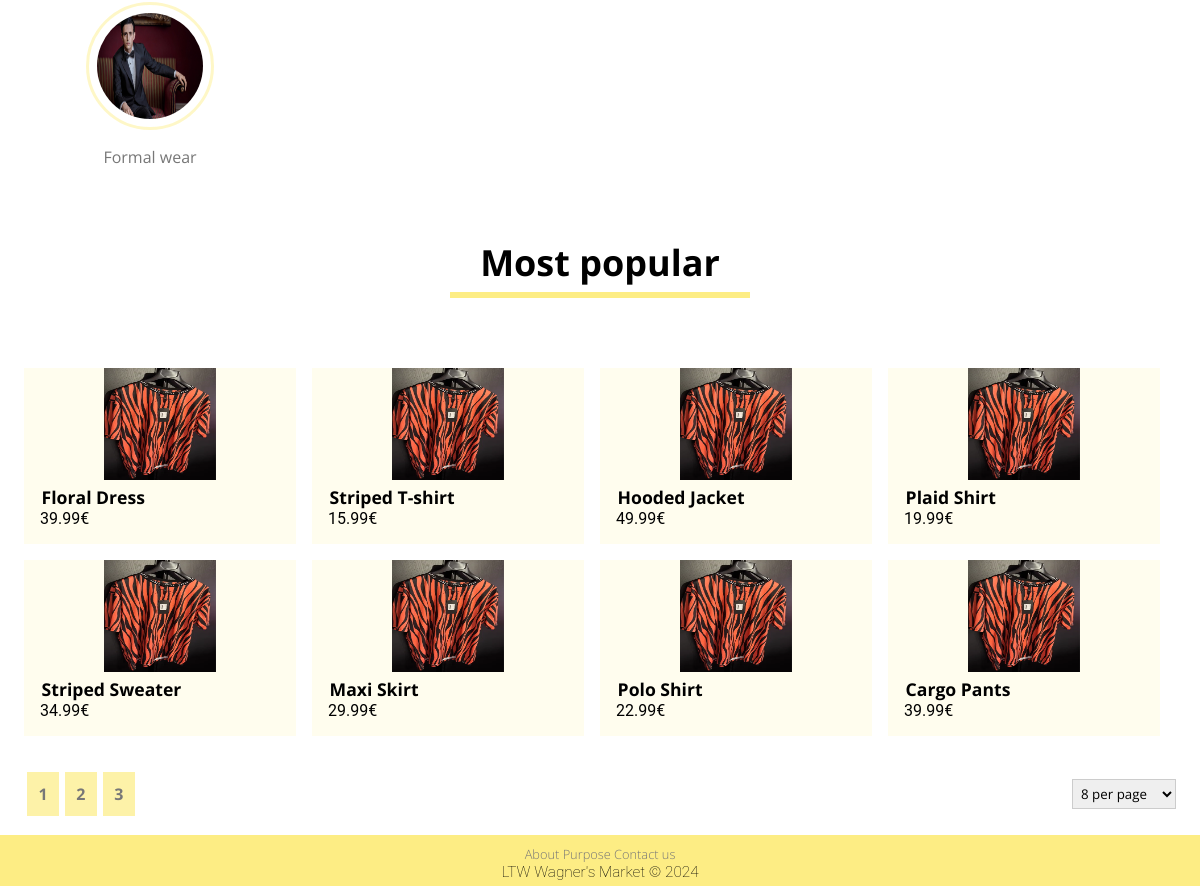
Before: /pages (lower part) with the older database file.
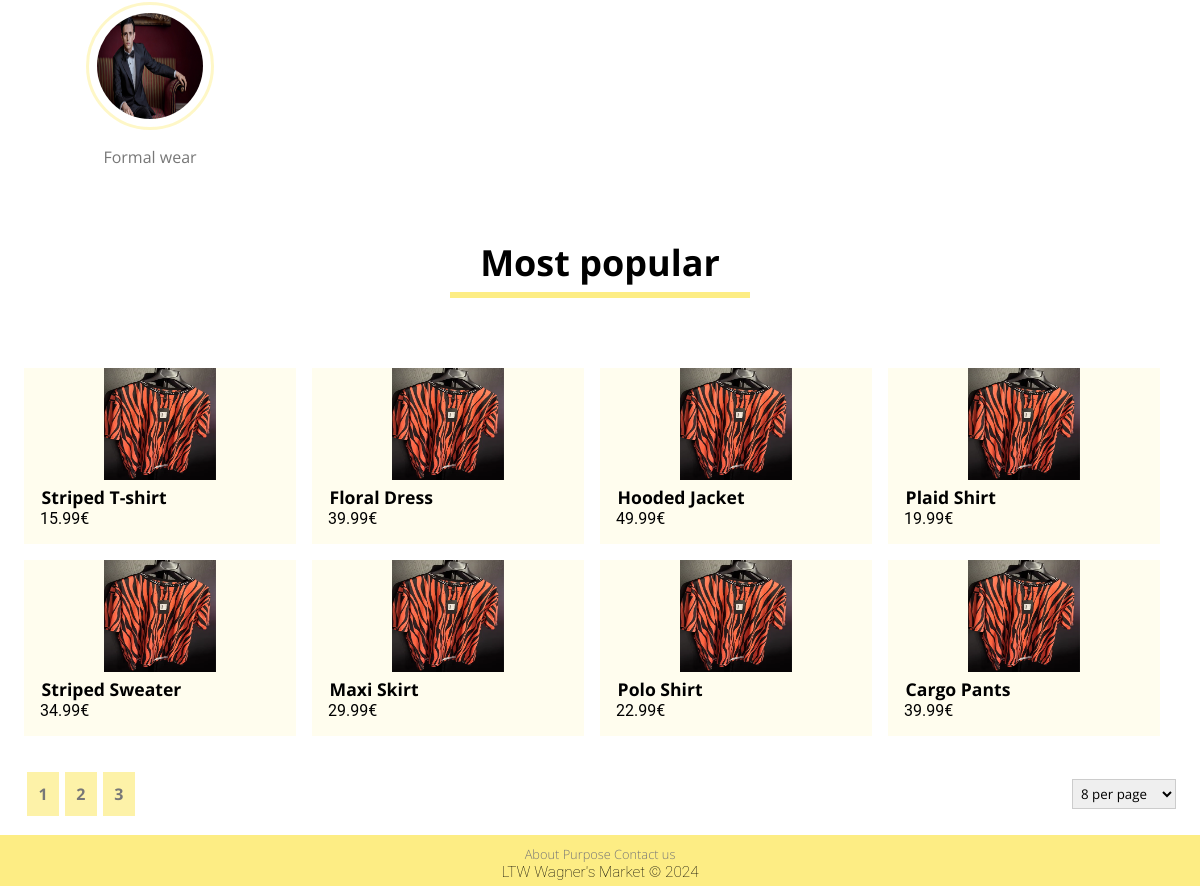
After: the same page with the newer database file.
### tables this page shows
CREATE TABLE CATEGORY (
    CategoryName TEXT NOT NULL,
    CategoryImage TEXT NOT NULL,
    CONSTRAINT Pk_CategoryName PRIMARY KEY (CategoryName)
);

CREATE TABLE ITEM (
    ItemId INTEGER PRIMARY KEY AUTOINCREMENT,
    UserId INTEGER NOT NULL,
    Title TEXT NOT NULL,
    Price FLOAT NOT NULL,
    Description TEXT NOT NULL,
    Condition TEXT NOT NULL,
    Size TEXT NOT NULL,
    Brand TEXT NOT NULL,
    ImagePath TEXT NOT NULL,
    WishlistCounter INTEGER DEFAULT 0,
    Timestamp DATETIME NOT NULL DEFAULT CURRENT_TIMESTAMP,
    CONSTRAINT PriceConstraint CHECK (Price > 0),
    FOREIGN KEY (UserId) REFERENCES USER (UserId) ON DELETE CASCADE ON UPDATE CASCADE,
    FOREIGN KEY (Condition) REFERENCES CONDITION (Condition) ON DELETE CASCADE ON UPDATE CASCADE,
    FOREIGN KEY (Size) REFERENCES SIZE (Size) ON DELETE CASCADE ON UPDATE CASCADE
);

### public/pages/index.php (called while the page is built, shortened)
<?php
$session = new Session();
require_once(__DIR__ . '/../../private/database/connection.db.php');
require_once(__DIR__ . '/../../private/database/item.class.php');
require_once(__DIR__ . '/../../private/database/category.class.php');
require_once(__DIR__ . '/../../private/templates/common.tpl.php');
require_once(__DIR__ . '/../../private/templates/category.tpl.php');
require_once(__DIR__ . '/../../private/templates/item.tpl.php');
$limit = 8;
$offset = 0;
$db = getDatabaseConnection();
$categories = Category::getCategories($db);
$items = Item::getMostPopularItems($db, $limit, $offset);
$numItems = Item::getNumItems($db);
drawHeader($db, $session);
drawTitle("Categories");
drawCategories($categories, false);
drawItems($db, $items, $session);
drawPagination(intval(ceil($numItems / $limit)), "most_popular");
drawFooter();
?>

### private/database/category.class.php (called while the page is built, shortened)
<?php
class Category
{
    public function __construct(string $categoryName, string $categoryImage)
    {
        $this->categoryName = $categoryName;
        $this->categoryImage = $categoryImage;
    }
    static function getCategories(PDO $db): array
    {
        $stmt = $db->prepare('SELECT CategoryName, CategoryImage FROM CATEGORY');
        $stmt->execute(array());
        $categories = array();
        while ($category = $stmt->fetch()) {
            $categories[] = new Category(
                $category['CategoryName'],
                $category['CategoryImage']
            );
        }
        return $categories;
    }
}
?>

### private/database/item.class.php (called while the page is built, shortened)
<?php
class Item
{
    public function __construct(int $itemId, int $userId, string $title, float $price, string $description, string $condition, string $size, string $brand, string $imagePath, int $wishlistCounter, string $timeStamp)
    {
        $this->itemId = $itemId;
        $this->title = $title;
        $this->price = $price;
        $this->imagePath = $imagePath;
    }
    static function getMostPopularItems(PDO $db, int $count, int $offset): array
    {
        $stmt = $db->prepare('SELECT ItemId, UserId, Title, Price, Description, Condition,
            Size, Brand, ImagePath, WishlistCounter, Timestamp FROM ITEM ORDER BY WishlistCounter DESC LIMIT ? OFFSET ?');
        $stmt->execute(array($count, $offset));
        $items = array();
        while ($item = $stmt->fetch()) {
            $items[] = new Item(
                $item['ItemId'],
                $item['UserId'],
                $item['Title'],
                $item['Price'],
                $item['Description'],
                $item['Condition'],
                $item['Size'],
                $item['Brand'],
                $item['ImagePath'],
                $item['WishlistCounter'],
                $item['Timestamp']
            );
        }
        return $items;
    }
}
?>

### private/templates/item.tpl.php (the view, shortened to what this page needs)
<?php
require_once(__DIR__ . '/../database/item.class.php');
require_once(__DIR__ . '/../database/category.class.php');
?>
<?php function drawItems(PDO $db, array $items, Session $session): void
{ ?>
        <ul class="draw-items" id="draw-items">
            <?php foreach($items as $item) { ?>
                <li class="item-card">
                    <a href="../pages/item.php?id=<?=$item->itemId?>">
                        <img src="<?= $item->imagePath?>">
                    </a>
                    <a href="../pages/item.php?id=<?=$item->itemId?>">
                        <h4><?=$item->title?></h4>
                        <p><?=number_format($item->price, 2)?>€</p>
                    </a>
                </li>
            <?php } ?>
        </ul>
<?php }?>
<?php function drawPagination(int $pages, string $id) { ?>
    <?php if ($pages > 1) { ?>
    <section class="pagination-container">
        <section class="pagination" id="<?= $id ?>">
            <?php for ($i = 1; $i <= min(3, $pages); $i++) { ?>
                <button id="pagination-button" class="pagination-button"><?= $i ?></button>
            <?php } ?>
        </section>
        <select id="items-per-page">
            <option value="8">8 per page</option>
        </select>
    </section>
    <?php } ?>
<?php } ?>

### private/templates/common.tpl.php (shortened to what this page needs)
<?php
require_once (__DIR__ . '/../database/category.class.php');
?>
<?php function drawHeader(PDO $db, Session $session)
{ ?>
    <!DOCTYPE html>
    <html lang="en-US">
    <head>
        <link rel="stylesheet" href="../css/style.css">
    </head>
    <body>
    <?php } ?>
    <?php function drawFooter()
    { ?>
        <footer>
            <nav>
                <a href="#">About</a>
                <a href="#">Purpose</a>
                <a href="#">Contact us</a>
            </nav>
            <p>LTW Wagner's Market &copy; 2024</p>
        </footer>
    </body>
    </html>
<?php } ?>
<?php function drawTitle(string $title): void
{ ?>
    <section id="title">
        <h2>
            <?= $title ?>
        </h2>
        <hr class="line-yellow">
    </section>
<?php } ?>

### private/templates/category.tpl.php (shortened to what this page needs)
<?php function drawCategories(array $categories, bool $admin)
{ ?>
    <ul class="category-list">
        <?php foreach ($categories as $category) { ?>
            <li class="category-item">
                <a href="search.php?category=<?= $category->categoryName ?>">
                    <img src="<?= $category->categoryImage ?>" alt="<?= $category->categoryName ?>">
                    <span><?= $category->categoryName ?></span>
                </a>
            </li>
        <?php }
        if ($admin) { ?>
    </ul>
    <?php }
} ?>

### public/css/style.css (style rules this page uses)
* { margin: 0; padding: 0; box-sizing: border-box; font-family: 'Open Sans', sans-serif; }
p { font-family: 'Roboto', sans-serif; font-size: 1.2em; }
header, .logo, a { color: #777; text-decoration: none; transition: color 0.3s; }
h4 { font-size: 1.1em; }
h2 { font-size: 1.5em; }
button, .button { color: #777; background: rgba(253, 237, 132, 1); border: none; padding: .5em .5em; margin: .2em; border-radius: 30px; transition: 0.3s; }
select { padding: .3em; border: .1em solid #ccc; cursor: pointer; }
section#title { font-family: 'Open Sans', sans-serif; margin: 70px 0; text-align: center; font-size: 1.5em; }
.line-yellow { width: 300px; height: 0.25em; background-color: rgba(253, 237, 132, 1); border: none; margin: 5px auto; }
.category-list { display: grid; grid-template-columns: repeat(4, 1fr); text-align: center; }
.category-item { display: grid; margin-top: 1em; justify-items: center; }
.category-item a { color: #333; transition: 0.1s ease; display: grid; grid-template-areas: "img" "label"; }
.category-item img { grid-area: img; width: 8em; height: 8em; border-radius: 50%; border: .2em solid rgba(253, 237, 132, 0.45); box-sizing: border-box; padding: .5em; transition: 0.1s linear; }
.category-item span { margin-top: 1em; color: #777; transition: 0.1s linear; grid-area: label; }
.draw-items { display: grid; grid-template-columns: repeat(4, 1fr); list-style: none; margin: 0 1.5em; overflow-y: scroll; }
.item-card { transition: transform 0.1s ease, box-shadow 0.1s ease; background-color: rgba(253, 237, 132, 0.138); text-align: center; margin-right: 1em; margin-bottom: 1em; min-height: 11em; max-height: 12em; }
.item-card img { width: 7em; height: 7em; }
.item-card p, .item-card h4 { text-align: left; margin-left: 1em; color: black; }
.item-card p { font-size: 1em; }
.pagination-button { border: none; color: #777; background-color: rgba(253, 237, 132, 0.7); padding: 0.7em; border-radius: 0; font-size: 1em; font-weight: bold; transition: color 0.1s linear; }
.pagination { display: flex; }
.pagination-container { margin: 1em 1.5em; display: grid; grid-template-columns: repeat(2, 1fr); align-items: center; }
.pagination-container select { justify-self: end; max-width: 10em; }
footer { font-family: 'Roboto', sans-serif; font-weight: 100; font-size: 0.8em; text-align: center; background: rgba(253, 237, 132, 1); padding: 10px 0 5px 0; bottom: 0; left: 0; right: 0; }

Changed rows visible on the page:
changed item "Striped T-shirt": moves up the list
